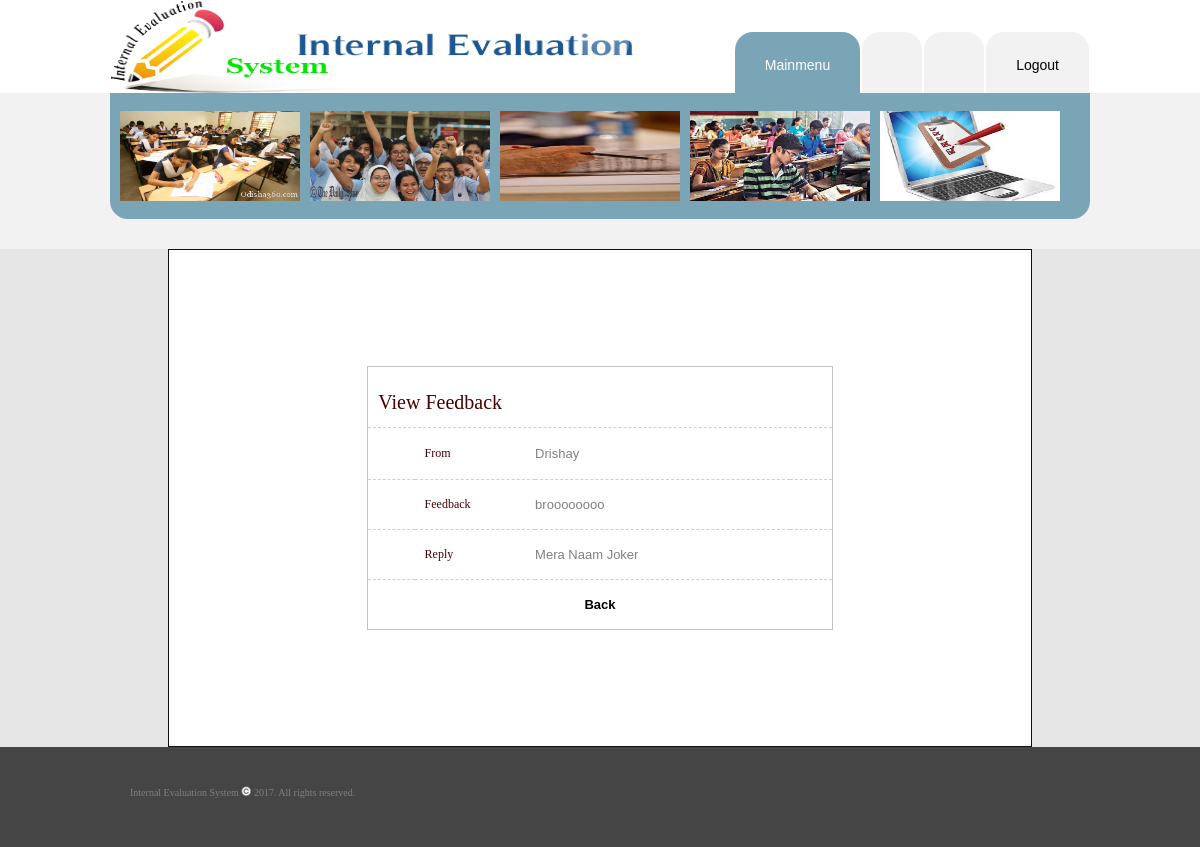
/danish/feedbackmanage_view.php?sid=58ecf985c9ff6, run on the app's committed database.
### tables this page shows
CREATE TABLE IF NOT EXISTS `feedback` (
  `feedbackid` varchar(50) NOT NULL,
  `fromuser` varchar(50) NOT NULL,
  `feedback` text NOT NULL,
  `reply` text NOT NULL,
  `dateofreply` varchar(20) NOT NULL,
  `status` varchar(1) NOT NULL DEFAULT 'T',
  `date` varchar(20) NOT NULL
);

### danish/feedbackmanage_view.php (the view, shortened to what this page needs)
<?php
include("admintop.php");
$sid=isset($_REQUEST["sid"])?$_REQUEST["sid"]:"";
include("cont.php");
$p="select * from feedback where feedbackid='$sid'";
$qry=mysqli_query($con,$p);
$res=mysqli_fetch_row($qry);
?>
<div align="center">
  <center>
<table border="1" cellpadding="0" cellspacing="0"  width="72%" height="300" class="bkwhite" style="border-collapse: collapse" bordercolor="#111111">
  <tr>
    <td width="100%" height="496">
    <div align="center">
  <center>
  <table border="0" cellpadding="0" cellspacing="0" " width="54%" height="152" class="regtab">
    <tr>
      <td width="100%" height="50" colspan="4" class="title" id="border_bottom">View Feedback</td>
    </tr>
    <tr>
      <td width="10%" height="51" id="border_bottom" >&nbsp;</td>
      <td width="26%" height="51" id="border_bottom" class="labels">From</td>
      <td width="55%" height="51" id="border_bottom"><?=$res[1]?></td>
      <td width="9%" height="51" id="border_bottom">&nbsp;</td>
    </tr>
    <tr>
      <td width="10%" height="49" id="border_bottom" >&nbsp;</td>
      <td width="26%" height="49" id="border_bottom" class="labels">Feedback</td>
      <td width="55%" height="49" id="border_bottom"><?=$res[2]?></td>
      <td width="9%" height="49" id="border_bottom">&nbsp;</td>
    </tr>
    <tr>
      <td width="10%" height="49" id="border_bottom">&nbsp;</td>
      <td width="26%" height="49" class="labels" id="border_bottom">Reply</td>
      <td width="55%" height="49" id="border_bottom"><?=$res[3]?></td>
      <td width="9%" height="49" id="border_bottom">&nbsp;</td>
    </tr>
    <tr>
      <td width="100%" height="49" colspan="4" align="center"> <a href="feedback.php"> <b>Back</b> </a></td>
    </tr>
  </table>
  </center>
</div>
</td>
  </tr>
</table></center>
</div>
<?php
include("bottom.php");
?>

### danish/images/stylesheet.css (style rules this page uses)
body { margin: 0px; color: rgb(129, 129, 129); font-family: Arial, Helvetica, sans-serif; font-size: 13px; background-color: rgb(242, 242, 242); }
a { color: rgb(0, 0, 0); text-decoration: none; }
.bkwhite { background:#ffffff; }
.title { font-size: 20px; color: #480000; font-family: verdana; padding-left: 10px; }
.labels { font-size: 12px; color: #480000; font-family: verdana; padding-left: 10px; }
#border_bottom { border-bottom: 1px dashed #d0d0d0; }
.regtab { padding-top:10px; border: 1px solid #C4C0C0; background-color:#ffffff; }

### data on the page
feedback: fromuser "Drishay", feedback "broooooooo", reply "Mera Naam Joker"
